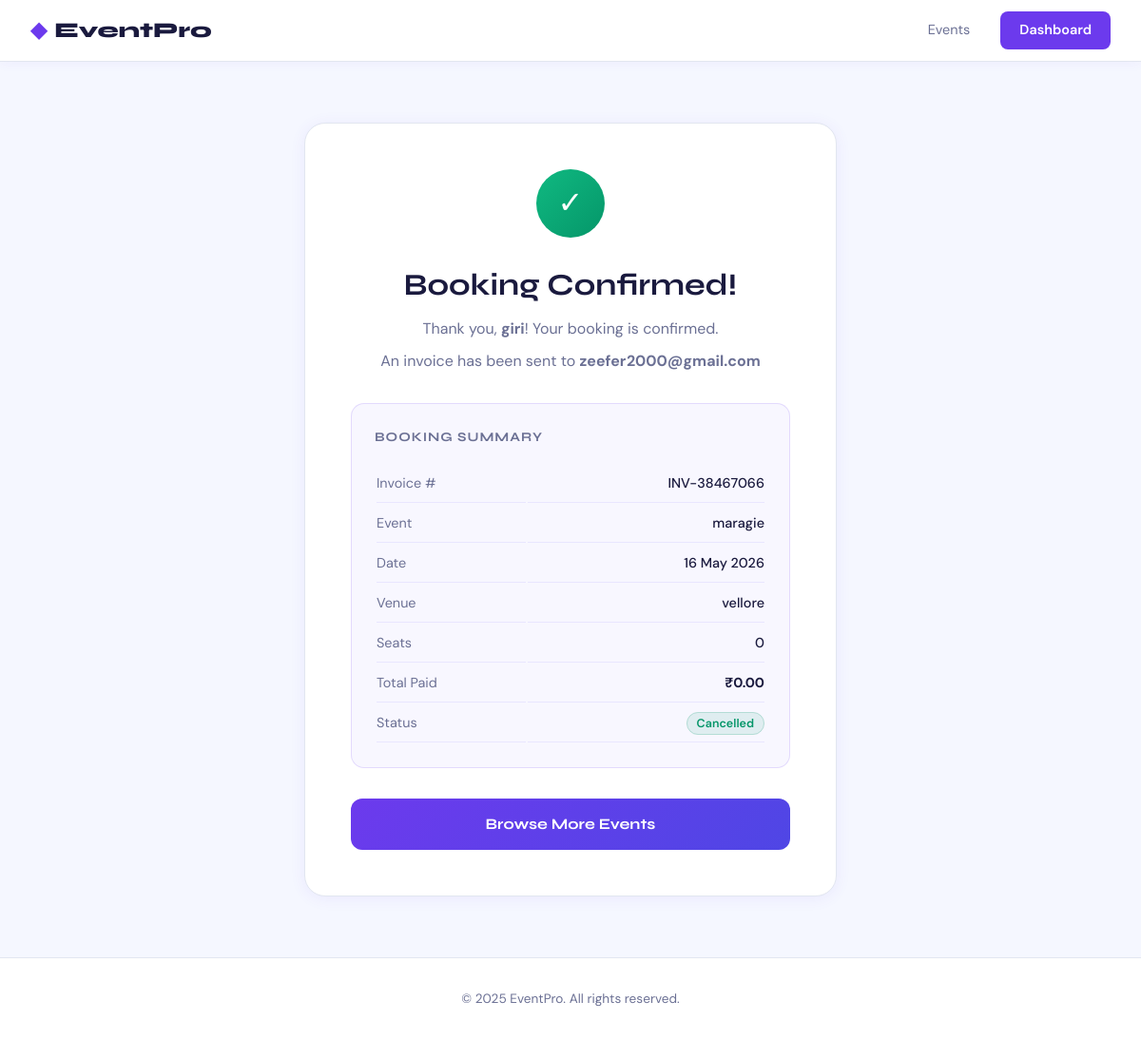
Page /booking/1/success/ on the committed database.
### events/models.py (models this page shows, shortened)
class Booking(models.Model):
    STATUS_CHOICES = [
        ('confirmed', 'Confirmed'),
        ('cancelled', 'Cancelled'),
        ('pending', 'Pending'),
    ]
    event = models.ForeignKey(Event, on_delete=models.CASCADE, related_name='bookings')
    customer_name = models.CharField(max_length=200)
    customer_email = models.EmailField()
    customer_address = models.TextField()
    booking_date = models.DateField()
    quantity = models.PositiveIntegerField(default=1)
    total_price = models.DecimalField(max_digits=10, decimal_places=2)
    status = models.CharField(max_length=20, choices=STATUS_CHOICES, default='confirmed')
    invoice_number = models.CharField(max_length=50, unique=True, blank=True)
    created_at = models.DateTimeField(auto_now_add=True)

class Event(models.Model):
    CATEGORY_CHOICES = [
        ('conference', 'Conference'),
        ('workshop', 'Workshop'),
        ('concert', 'Concert'),
        ('sports', 'Sports'),
        ('exhibition', 'Exhibition'),
        ('seminar', 'Seminar'),
        ('other', 'Other'),
    ]
    title = models.CharField(max_length=200)
    description = models.TextField()
    photo = models.ImageField(upload_to='events/', blank=True, null=True)
    category = models.CharField(max_length=50, choices=CATEGORY_CHOICES, default='other')
    price = models.DecimalField(max_digits=10, decimal_places=2)
    venue = models.CharField(max_length=300)
    date = models.DateField()
    time = models.TimeField()
    total_seats = models.PositiveIntegerField(default=100)
    available_seats = models.PositiveIntegerField(default=100)
    is_active = models.BooleanField(default=True)
    created_at = models.DateTimeField(auto_now_add=True)
    updated_at = models.DateTimeField(auto_now=True)

### events/views.py (the view)
# urls.py: path('booking/<int:pk>/success/', views.booking_success, name='booking_success'),
def booking_success(request, pk):
    booking = get_object_or_404(Booking, pk=pk)
    return render(request, 'events/booking_success.html', {'booking': booking})

### events/templates/events/booking_success.html (shortened to what this page needs)
{% extends 'events/base.html' %}
{% block content %}
<div class="container success-page">
  <div class="success-card">
    <div class="success-icon">✓</div>
    <h1>Booking Confirmed!</h1>
    <p>Thank you, <strong>{{ booking.customer_name }}</strong>! Your booking is confirmed.</p>
    <p>An invoice has been sent to <strong>{{ booking.customer_email }}</strong></p>
    <div class="invoice-preview">
      <h3>Booking Summary</h3>
      <table class="inv-table">
        <tr><td>Invoice #</td><td>{{ booking.invoice_number }}</td></tr>
        <tr><td>Event</td><td>{{ booking.event.title }}</td></tr>
        <tr><td>Date</td><td>{{ booking.event.date|date:"d M Y" }}</td></tr>
        <tr><td>Venue</td><td>{{ booking.event.venue }}</td></tr>
        <tr><td>Seats</td><td>{{ booking.quantity }}</td></tr>
        <tr><td>Total Paid</td><td><strong>₹{{ booking.total_price }}</strong></td></tr>
        <tr><td>Status</td><td><span class="badge-confirmed">{{ booking.status|title }}</span></td></tr>
      </table>
    </div>
    <a href="{% url 'landing' %}" class="btn-primary-lg" style="margin-top:2rem">Browse More Events</a>
  </div>
</div>
{% endblock %}

### static/css/public.css (style rules this page uses)
:root { --bg: #f5f7ff; --surface: #ffffff; --border: #e2e6f0; --text: #1a1a3e; --muted: #6b7094; --accent: #6c3aed; --accent2: #4f46e5; --gold: #f59e0b; --green: #059669; --shadow: 0 2px 16px rgba(108,58,237,0.08); --font-head: 'Syne', sans-serif; --font-body: 'DM Sans', sans-serif; }
*, *::before, *::after { box-sizing: border-box; margin: 0; padding: 0; }
html { scroll-behavior: smooth; }
body { font-family: var(--font-body); background: var(--bg); color: var(--text); line-height: 1.6; }
.container { max-width: 1280px; margin: 0 auto; padding: 0 2rem; }
.btn-primary-lg { display: block; text-align: center; background: linear-gradient(135deg, var(--accent), var(--accent2)); color: #fff; text-decoration: none; padding: 14px 24px; border-radius: 12px; font-weight: 700; font-family: var(--font-head); font-size: 1rem; transition: opacity 0.2s; }
.success-page { padding: 4rem 0; display: flex; justify-content: center; }
.success-card { background: #fff; border: 1.5px solid var(--border); border-radius: 22px; padding: 3rem; max-width: 560px; width: 100%; text-align: center; box-shadow: var(--shadow); }
.success-icon { width: 72px; height: 72px; background: linear-gradient(135deg, #10b981, #059669); border-radius: 50%; display: flex; align-items: center; justify-content: center; font-size: 2rem; color: #fff; margin: 0 auto 1.5rem; }
.success-card h1 { font-family: var(--font-head); font-size: 2rem; margin-bottom: 0.5rem; color: var(--text); }
.success-card p { color: var(--muted); margin-bottom: 0.5rem; }
.invoice-preview { background: #f8f7ff; border: 1px solid rgba(108,58,237,0.15); border-radius: 14px; padding: 1.5rem; margin: 2rem 0; text-align: left; }
.invoice-preview h3 { font-family: var(--font-head); font-size: 0.85rem; margin-bottom: 1rem; color: var(--muted); text-transform: uppercase; letter-spacing: 1px; }
.inv-table { width: 100%; }
.inv-table td { padding: 8px 0; font-size: 0.9rem; border-bottom: 1px solid #e9e6ff; color: var(--muted); }
.inv-table td:last-child { text-align: right; color: var(--text); font-weight: 500; }
.badge-confirmed { background: rgba(5,150,105,0.1); color: #059669; padding: 3px 10px; border-radius: 100px; font-size: 0.78rem; font-weight: 600; border: 1px solid rgba(5,150,105,0.2); }

### rows in the picture
Booking: customer_name "giri", customer_email "zeefer2000@gmail.com", invoice_number "INV-38467066", event "maragie", event "16 May 2026", event.venue "vellore", quantity "0", total_price "0.00", status "Cancelled"
